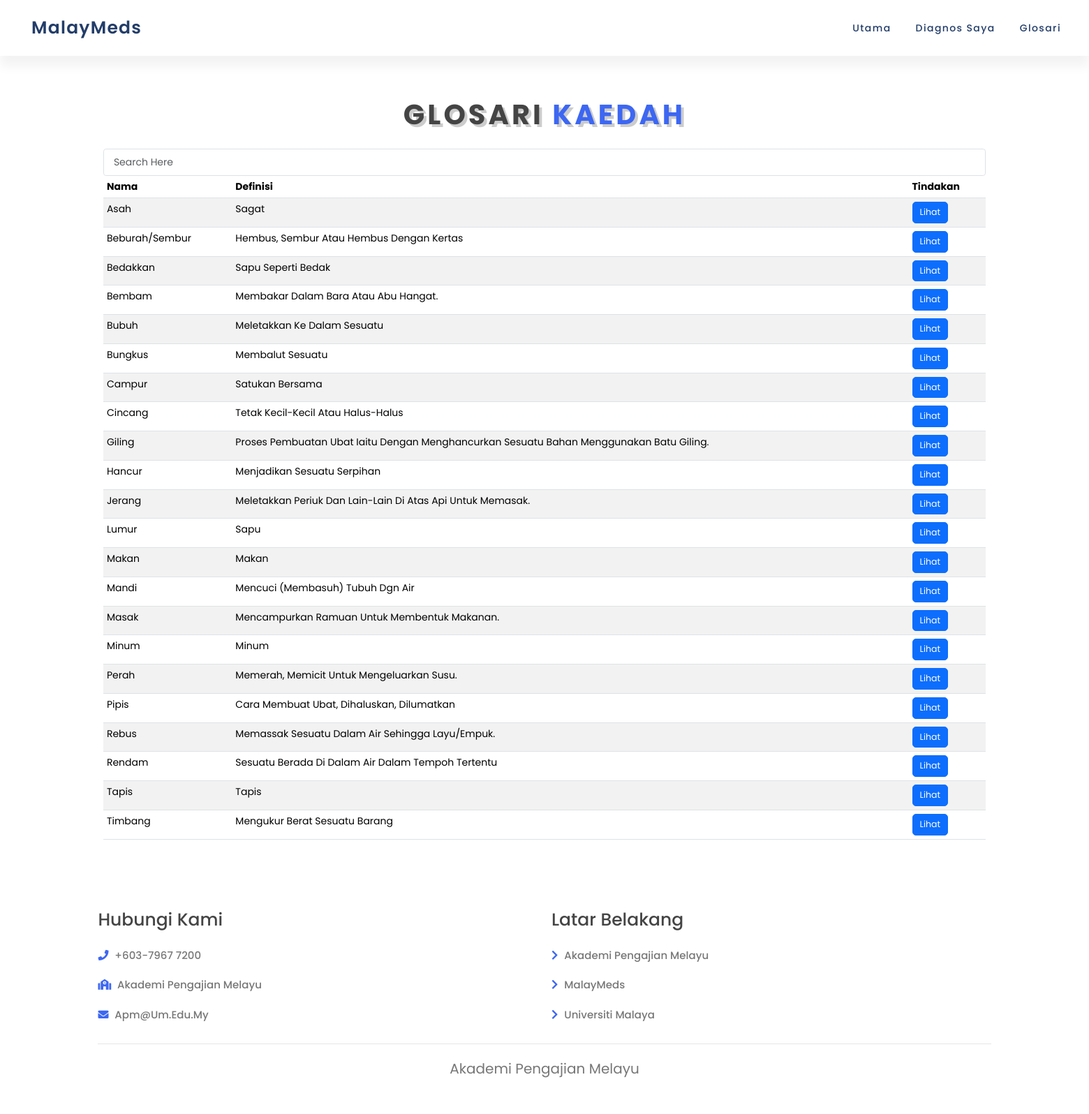
Page /searchmethod on the committed database.
### app.py (models this page shows)
class tbl_method(db.Model):
  method_id = db.Column(db.Integer, primary_key=True, autoincrement=True)
  method_name = db.Column(db.String(255))
  method_def = db.Column(db.Text)
  method_path = db.Column(db.String(255))
  method_pic = db.Column(db.LargeBinary)
  method_filename = db.Column(db.String(50))
  fevers = db.relationship('tbl_method_fever', backref=db.backref('tbl_method', cascade='all, delete-orphan', single_parent=True))

### app.py (the view)
@app.route('/searchmethod')
def searchmethods_page():
  ser_method_data = tbl_method.query.all()
  return render_template('searchmethod.html', ser_method_data=ser_method_data)

### templates/searchmethod.html (shortened to what this page needs)
<!DOCTYPE html>
<html lang="en">
<head>
    <link rel="stylesheet" href="{{ url_for('static', filename='css/style.css') }}">
    <link rel="stylesheet" href="https://cdnjs.cloudflare.com/ajax/libs/font-awesome/5.15.4/css/all.min.css">
    <link href="https://cdn.jsdelivr.net/npm/bootstrap@5.3.2/dist/css/bootstrap.min.css" rel="stylesheet">
</head>
<body>
    <header class="main-header">
        <a href="{{ url_for('dashboard') }}" class="logo">
            <span class="logo-text">MalayMeds</span>
        </a>
        <div class="group">
            <ul class="navigation">
                <li><a href="{{ url_for('dashboard') }}">Utama</a></li>
                <li><a href="{{ url_for('diagnoseme_page') }}">Diagnos Saya</a></li>
                <li>
                    <a href="#">Glosari</a>
                </li>
            </ul>
        </div>
    </header>
    <section class="services" id="services">
        <h1 class="page-heading"> glosari <span>kaedah</span> </h1>
        <div class="container search-table">
            <div class="row">
                <div>
                    <input type="text" name="search_text" id="search_text" class="form-control" placeholder="Search here" style="font-size: 14px;">
                </div>
            </div>
            <div id="result">
                <table class="table table-striped custab" style="font-size: 14px; margin-top: 0px;">
                    <thead>
                        <tr>
                            <th>Nama</th>
                            <th>Definisi</th>
                            <th>Tindakan</th>
                        </tr>
                    </thead>
                    <tbody>
                        {% for row in ser_method_data %}
                            <tr>
                                <td>{{row.method_name}}</td>
                                <td>{{row.method_def}}</td>
                                <td>
                                    <a href="{{ url_for('methodinformation_page', method_id=row.method_id) }}" class="btn btn-primary btn-lg">Lihat</a>
                                </td>
                            </tr>
                        {% endfor %}
                    </tbody>
                </table>
            </div>
        </div>
    </section>
    <section class="footer">
        <div class="box-container">
            <div class="box">
                <h3>Hubungi Kami</h3>
                <a href="#"><i class="fas fa-phone"></i> +603-7967 7200</a>
                <a href="https://apm.um.edu.my/"><i class="fas fa-school"></i> Akademi Pengajian Melayu</a>
                <a href="https://mail.google.com"><i class="fas fa-envelope"></i> apm@um.edu.my </a>
            </div>
            <div class="box">
                <h3>Latar Belakang</h3>
                <a href="https://apm.um.edu.my/sejarah-apm"><i class="fas fa-chevron-right"></i> Akademi Pengajian Melayu</a>
                <a href="#"><i class="fas fa-chevron-right"></i> MalayMeds</a>
                <a href="https://www.um.edu.my/"><i class="fas fa-chevron-right"></i> Universiti Malaya</a>
            </div>
        </div>
        <div class="credit">Akademi Pengajian Melayu</div>
    </section>
</body>
</html>

### static/css/style.css (style rules this page uses)
:root { --blue:#3d67f2; --black: #444; --light-color: #777; --box-shadow: .5rem .5rem 0 rgba(22, 160, 133, .2); --text-shadow: .4rem .4rem 0 rgba(0, 0, 0, .2); --border: .2rem solid var(--blue); }
* { margin: 0; padding: 0; box-sizing: border-box; font-family: 'Poppins', sans-serif; outline: none; border: none; text-transform: capitalize; transition: all .2s ease-out; text-decoration: none; }
body { background-color: #f6f6f7; min-height: 100vh; overflow-x: hidden; }
.main-header { position: absolute; top: 0; left: 0; width: 100%; height: 80px; background: #fff; padding: 20px 40px; display: flex; justify-content: space-between; align-items: center; box-shadow: 0 15px 15px rgba(0, 0, 0, 0.05); }
.logo { display: flex; align-items: center; color: #001f52dd; text-decoration: none; font-size: 2.5rem; font-weight: 530; text-transform: none; letter-spacing: 0.05em; }
.group { display: flex; align-items: center; }
.main-header ul { position: relative; display: flex; gap: 35px; margin: 0; }
.main-header ul li { list-style: none; }
.main-header ul li a { position: relative; text-decoration: none; font-size: 1.4rem; color: #001f52dd; letter-spacing: 0.1em; font-weight: 415; }
.main-header ul li a::before { content: ''; position: absolute; bottom: -2px; width: 100%; height: 2px; background: var(--blue); transform: scaleX(0); transition: transform 0.5s ease-in-out; transform-origin: right; }
html { font-size: 62.5%; overflow-x: hidden; scroll-padding-top: 7rem; scroll-behavior: smooth; }
section { padding: 4rem 9%; }
section:nth-child(odd) { background: #fff; }
.footer .box-container { display: grid; grid-template-columns: repeat(auto-fit, minmax(22rem, 1fr)); gap: 2rem; }
.footer .box-container .box h3 { font-size: 2.5rem; color: var(--black); padding: 1rem 0; }
.footer .box-container .box a { display: block; font-size: 1.5rem; color: var(--light-color); padding: 1rem 0; font-weight: 500; text-decoration: none; }
.footer .box-container .box a i { padding-right: .5rem; color: var(--blue); }
.footer .credit { padding: 1rem; padding-top: 2rem; margin-top: 2rem; text-align: center; font-size: 2rem; color: var(--light-color); border-top: .1rem solid rgba(0, 0, 0, .1); }
.page-heading { text-align: center; padding-bottom: 2rem; padding-top: 10rem; text-shadow: var(--text-shadow); text-transform: uppercase; color: var(--black); font-size: 4rem; letter-spacing: .4rem; font-weight: 700; }
.page-heading span { text-transform: uppercase; color: var(--blue); }
input[type="text"], input[type="email"] { padding: 8px 14px; }

### templates/searchmethod.html (style rules this page uses)
.search-table { font-size: 14px; }

### rows in the picture
tbl_method: method_name "Asah", method_def "Sagat"
tbl_method: method_name "Beburah/Sembur", method_def "Hembus, Sembur Atau Hembus Dengan Kertas"
tbl_method: method_name "Bedakkan", method_def "Sapu Seperti Bedak"
tbl_method: method_name "Bembam", method_def "Membakar Dalam Bara Atau Abu Hangat."
tbl_method: method_name "Bubuh", method_def "Meletakkan Ke Dalam Sesuatu"
tbl_method: method_name "Bungkus", method_def "Membalut Sesuatu"
tbl_method: method_name "Campur", method_def "Satukan Bersama"
tbl_method: method_name "Cincang", method_def "Tetak Kecil-Kecil Atau Halus-Halus"
tbl_method: method_name "Giling", method_def "Proses Pembuatan Ubat Iaitu Dengan Menghancurkan Sesuatu Bahan Menggunakan Batu Giling."
tbl_method: method_name "Hancur", method_def "Menjadikan Sesuatu Serpihan"
tbl_method: method_name "Jerang", method_def "Meletakkan Periuk Dan Lain-Lain Di Atas Api Untuk Memasak."
tbl_method: method_name "Lumur", method_def "Sapu"
tbl_method: method_name "Makan", method_def "Makan"
tbl_method: method_name "Mandi", method_def "Mencuci (Membasuh) Tubuh Dgn Air"
tbl_method: method_name "Masak", method_def "Mencampurkan Ramuan Untuk Membentuk Makanan."
tbl_method: method_name "Minum", method_def "Minum"
tbl_method: method_name "Perah", method_def "Memerah, Memicit Untuk Mengeluarkan Susu."
tbl_method: method_name "Pipis", method_def "Cara Membuat Ubat, Dihaluskan, Dilumatkan"
tbl_method: method_name "Rebus", method_def "Memassak Sesuatu Dalam Air Sehingga Layu/Empuk."
tbl_method: method_name "Rendam", method_def "Sesuatu Berada Di Dalam Air Dalam Tempoh Tertentu"
tbl_method: method_name "Tapis", method_def "Tapis"
tbl_method: method_name "Timbang", method_def "Mengukur Berat Sesuatu Barang"
